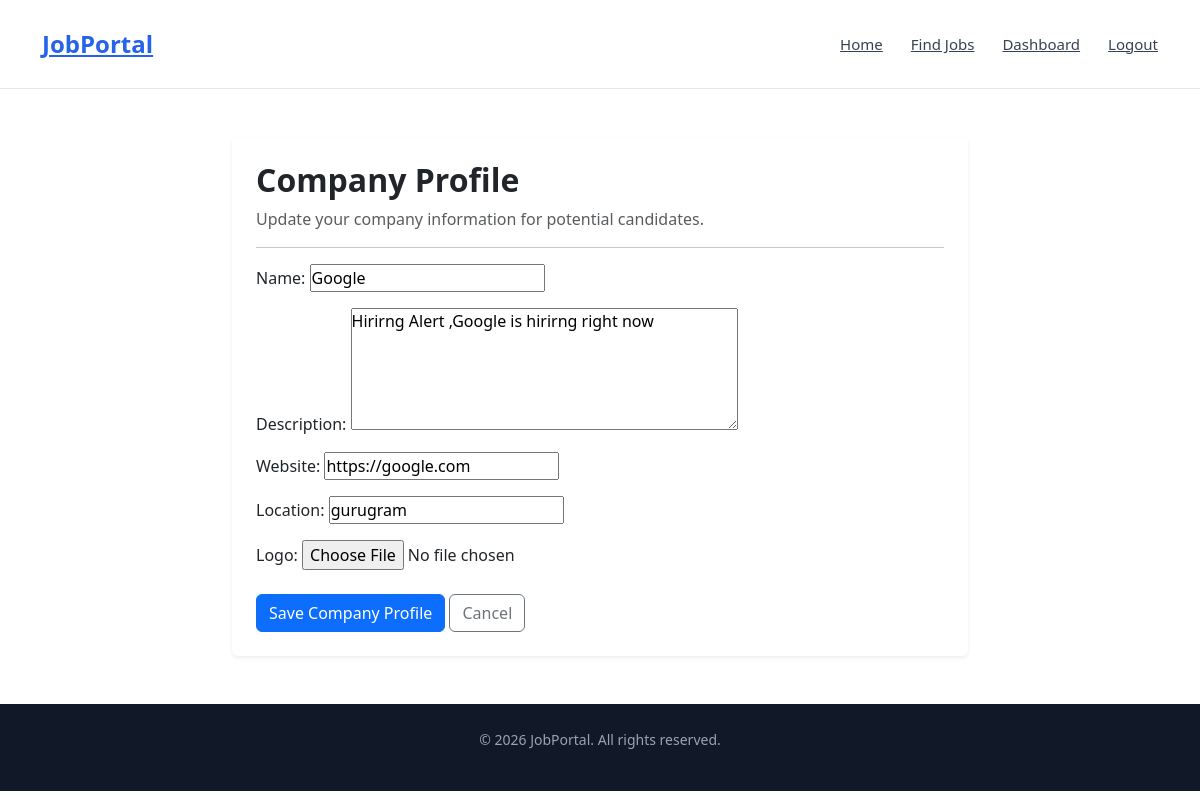
Page /company-profile/ (signed in) on the committed database.
### accounts/models.py (models this page shows, shortened)
class Company(models.Model):
    user = models.OneToOneField(
        User,
        on_delete=models.CASCADE,
        related_name="company"
    )
    name = models.CharField(max_length=150)
    description = models.TextField(blank=True)
    website = models.URLField(blank=True)
    location = models.CharField(max_length=100, blank=True)
    logo = models.ImageField(
        upload_to="company_logos/",
        blank=True,
        null=True
    )
    created_at = models.DateTimeField(auto_now_add=True)
    updated_at = models.DateTimeField(auto_now=True)

### accounts/views.py (the view)
# urls.py: path("company-profile/",views.company_profile,name="company_profile"),
@login_required
@role_required("RECRUITER")
def company_profile(request):
    company = request.user.company
    if request.method == "POST":
        form = CompanyForm(
            request.POST,
            request.FILES,
            instance=company
        )
        if form.is_valid():
            form.save()
            return redirect("company_profile")
    else:
        form = CompanyForm(
            instance=company
        )
    return render(
        request,
        "accounts/company_profile.html",
        {"form": form}
    )

### accounts/forms.py
class CompanyForm(forms.ModelForm):
    class Meta:
        model = Company
        fields = [
            "name",
            "description",
            "website",
            "location",
            "logo",
        ]
        widgets = {
            "description": forms.Textarea(
                attrs={
                    "rows": 5,
                    "placeholder": "Tell candidates about your company..."
                }
            ),
        }

### accounts/templates/accounts/company_profile.html (shortened to what this page needs)
{% extends "base.html" %}
{% block content %}
<section class="py-5">
    <div class="container">
        <div class="row justify-content-center">
            <div class="col-lg-8">
                <div class="card border-0 shadow-sm">
                    <div class="card-body p-4">
                        <h2 class="fw-bold">
                            Company Profile
                        </h2>
                        <p class="text-muted">
                            Update your company information
                            for potential candidates.
                        </p>
                        <hr>
                        <form
                            method="POST"
                            enctype="multipart/form-data"
                        >
                            {{ form.as_p }}
                            <div class="mt-4">
                                <button
                                    type="submit"
                                    class="btn btn-primary"
                                >
                                    Save Company Profile
                                </button>
                                <a
                                    href="{% url 'recruiter_dashboard' %}"
                                    class="btn btn-outline-secondary"
                                >
                                    Cancel
                                </a>
                            </div>
                        </form>
                    </div>
                </div>
            </div>
        </div>
    </div>
</section>
{% endblock %}

### static/css/style.css (style rules this page uses)
* { margin: 0; padding: 0; box-sizing: border-box; }
body { font-family: Arial, sans-serif; background-color: #f7f8fc; color: #1f2937; line-height: 1.6; }
a { text-decoration: none; color: inherit; }
.container { width: 90%; max-width: 1200px; margin: 0 auto; }

### rows in the picture
Company: name "Google", description "Hirirng Alert ,Google is hirirng right now", website "https://google.com", location "gurugram"
